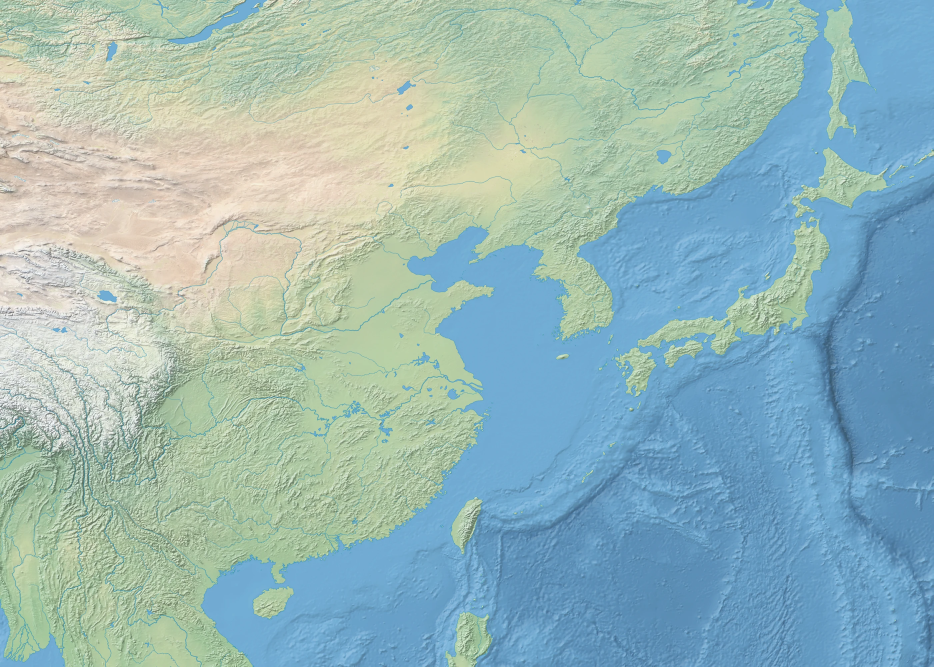
#> input picture resources/map-drafts/san10/natural-earth-relief.webp, 2800 x 2000 px (shown at 1/3 size)
$ python -i build-pixel-basemap.py   (imports and definitions only)
#> lines starting #> are read from the running program, lines starting #| are printed output that depends on the picture
"""Build the game map pixel-art basemap from the shipped Natural Earth relief and GIS vectors only.

Run: python3 tools/map-data/build-pixel-basemap.py [--map san10]
The default is the 1000x700 integration map. --map san10 uses the 1400x1000 SAN10 inputs that
build-san10-relief.py cut from the same Natural Earth sources.
Offline and deterministic (Pillow only, no randomness): the same input bytes give the same PNG bytes.
Water, lakes and rivers come from the vectors; land bands come from the relief's colour (Natural Earth II
encodes land cover as hue and the grey high plateau as low saturation) and its local shading contrast.
"""
import colorsys
import hashlib
import json
import math
import sys
from pathlib import Path

from PIL import Image, ImageChops, ImageDraw, ImageFilter

ROOT = Path(__file__).resolve().parents[2]
GEO = ROOT / 'apps/web/src/mapEditor/geodata'
OUT = ROOT / 'apps/web/src/main'
SAN10 = ROOT / 'resources/map-drafts/san10'
# SAN10 판의 표시 색 (INT-20). 고전 전략 지도처럼 밝은 초록 평지, 짙은 초록 산등성이, 선명한 파란 물이다.
# 지형 순서는 PALETTE와 같아서 화면은 색으로 같은 지형을 읽는다.
SAN10_PALETTE = {
    'deepSea': '#1e3a7a', 'sea': '#28509e', 'shallow': '#3d6fb8', 'lake': '#2c5faf', 'river': '#2b5eae',
    'plains': '#9ccb5c', 'farmland': '#b4d36c', 'grassland': '#83bf4f', 'forest': '#3f8f3c', 'loess': '#d6c07a',
    'desert': '#e4d4a0', 'hills': '#5fa045', 'mountains': '#2e6a34', 'highMountains': '#6b5d49', 'snow': '#f0ede4',
    'coastSand': '#e6d9a6',
}
PROFILES = {
    'integration': {'canvas': (1000, 700), 'vectors': GEO / 'natural-earth.json',
                    'relief': GEO / 'natural-earth-relief.webp', 'output': 'pixel-basemap'},
    'san10': {'canvas': (1400, 1000), 'vectors': SAN10 / 'pixel-sources.json', 'land': OUT / 'san10-basemap.json',
              'relief': SAN10 / 'natural-earth-relief.webp', 'output': 'san10-pixel-basemap',
              # INT-20 사용자 요청: 강과 산을 실제보다 크게 그린다.
              'exaggerate': True, 'sites': ROOT / 'resources/map/san10.json', 'palette': SAN10_PALETTE},
}
PROFILE = PROFILES[sys.argv[sys.argv.index('--map') + 1] if '--map' in sys.argv else 'integration']
CANVAS = PROFILE['canvas']
GRID = (CANVAS[0] // 2, CANVAS[1] // 2)  # one pixel = 2 units of the map viewBox
PALETTE = {
    'deepSea': '#2b4a6b', 'sea': '#3a6584', 'shallow': '#5d8ea6', 'lake': '#6fa3b5', 'river': '#4f86a3',
    'plains': '#b9bf86', 'farmland': '#a8b673', 'grassland': '#8fa865', 'forest': '#5f8a52', 'loess': '#cdb27a',
    'desert': '#dccb9c', 'hills': '#9c8d60', 'mountains': '#7d6a4c', 'highMountains': '#5f5140', 'snow': '#ebe6d6',
    'coastSand': '#d9c79a',
}
BAYER = [[0, 8, 2, 10], [12, 4, 14, 6], [3, 11, 1, 9], [15, 7, 13, 5]]
# Ordered bands on one axis: (band, upper limit, dither width). Dithering only mixes the two bands at one limit.
DEPTH = [('deepSea', 146, 6), ('sea', 164, 4), ('shallow', None, 0)]  # relief luminance of open water
HUE = [('desert', 44, 4), ('loess', 63, 4), ('grassland', 82, 4), ('green', None, 0)]  # relief hue in degrees
RELIEF = [('flat', 8, 2), ('hills', 19, 2), ('mountains', None, 0)]  # local shading contrast
ALPINE, SNOW = 0.12, 0.93  # relief saturation below ALPINE is the grey high plateau; value above SNOW is snow


def rings(d):
    for part in d.split('M')[1:]:
        yield [tuple(float(v) for v in p.split(',')) for p in part.rstrip('Z').split('L')]


# [38 lines left out: functions fill, river_width, strokes, not called in this run]


def flat(image):
    return list(image.get_flattened_data())


# [5 lines left out: function mean, not called in this run]


def grid(mask, at=128):
    return [v >= at for v in flat(mask.resize(GRID, Image.Resampling.BOX))]


def near(mask, pixels):
    return [v > 0 for v in flat(mask.filter(ImageFilter.MaxFilter(2 * pixels + 1)))]


# [97 lines left out: functions features, band, classify, smooth_land, widen_mountains, not called in this run]


def river_mouths(data, reach=40):
    """단순화한 해안선 때문에 바다에 못 닿은 장강·황하 하구를 가장 가까운 바다 칸까지 곧게 잇는다.
    다른 조각과 이어지지 않은 끝점 가운데 바다가 reach칸 안에 있는 것만 잇는다(상류 끝은 수백 칸 떨어져 빠진다)."""
    land = grid(fill(data['land'], 2))
    w, h = GRID
    # 지도 가장자리에서 이어지는 물만 바다다. 땅 속 호수는 하구가 아니다.
    ocean = [False] * (w * h)
    queue = [i for i in range(w * h) if not land[i] and (i % w in (0, w - 1) or i // w in (0, h - 1))]
    for i in queue:
        ocean[i] = True
    for i in queue:
        x, y = i % w, i // w
        for nx, ny in ((x + 1, y), (x - 1, y), (x, y + 1), (x, y - 1)):
            j = ny * w + nx
            if 0 <= nx < w and 0 <= ny < h and not land[j] and not ocean[j]:
                ocean[j] = True
                queue.append(j)
    ends = {}
    for river in data['rivers']:
        if not river.get('major'):
            continue
        for part in river['path'].split('M')[1:]:
            points = [tuple(float(v) for v in p.split(',')) for p in part.split('L')]
            for point in (points[0], points[-1]):
                ends[point] = ends.get(point, 0) + 1
    out = []
    for (x, y), count in sorted(ends.items()):
        if count != 1:
            continue
        cx, cy = int(x // 2), int(y // 2)
        best = None
        for dy in range(-reach, reach + 1):
            for dx in range(-reach, reach + 1):
                nx, ny = cx + dx, cy + dy
                if 0 <= nx < w and 0 <= ny < h and ocean[ny * w + nx]:
                    d = dx * dx + dy * dy
                    if best is None or d < best[0]:
                        best = (d, nx, ny)
        if best and best[0] > 0:
            tx, ty = best[1] * 2 + 1, best[2] * 2 + 1
            out.append({'rank': 1, 'major': True, 'path': f'M{x},{y}L{tx},{ty}'})
    return out


# 화면 표식 크기(지도 단위, apps/web/src/main/siteMarkers.ts의 LEVEL_UNITS·FACILITY_UNITS와 같다).
LEVEL_UNITS = [5, 6, 4, 6, 6, 7, 8, 9, 11, 13]
FACILITY_UNITS = {'PASS': 6, 'FIELD': 3.5}


# [201 lines left out: functions clear_sites, river_cells, reconnect_rivers, check_water, main, not called in this run]


# [2 lines not run here, left out]

>>> import cv2
>>> picture = cv2.imread('../../resources/map-drafts/san10/natural-earth-relief.webp', cv2.IMREAD_GRAYSCALE)
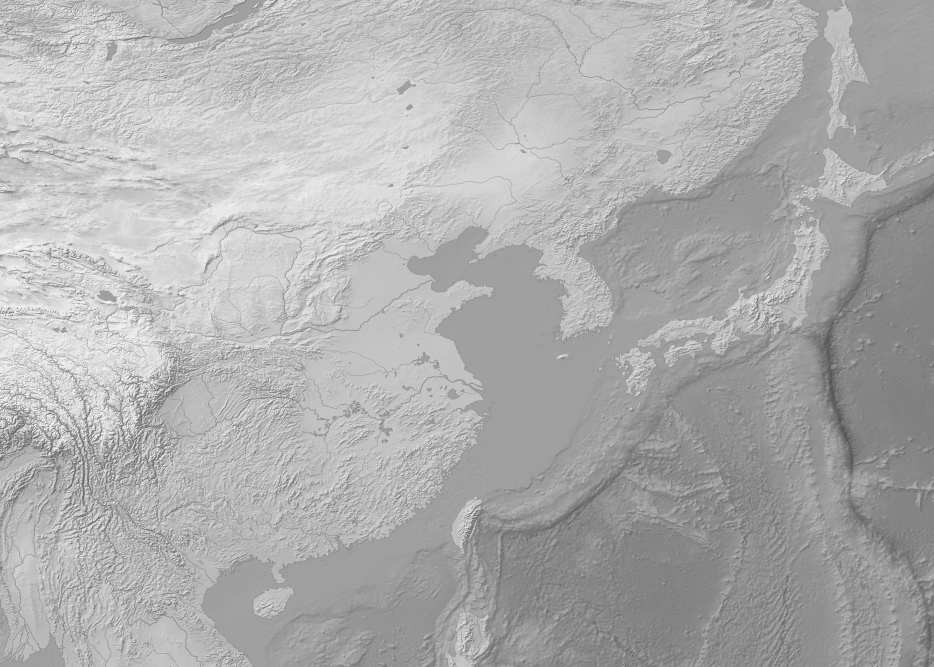
#> picture: shape (2000, 2800) (shown at 1/3 size); min 78, max 255, mean 174.3
>>> result = river_mouths(picture)
#> (the run stopped early here; a loop or call above may not have finished)
